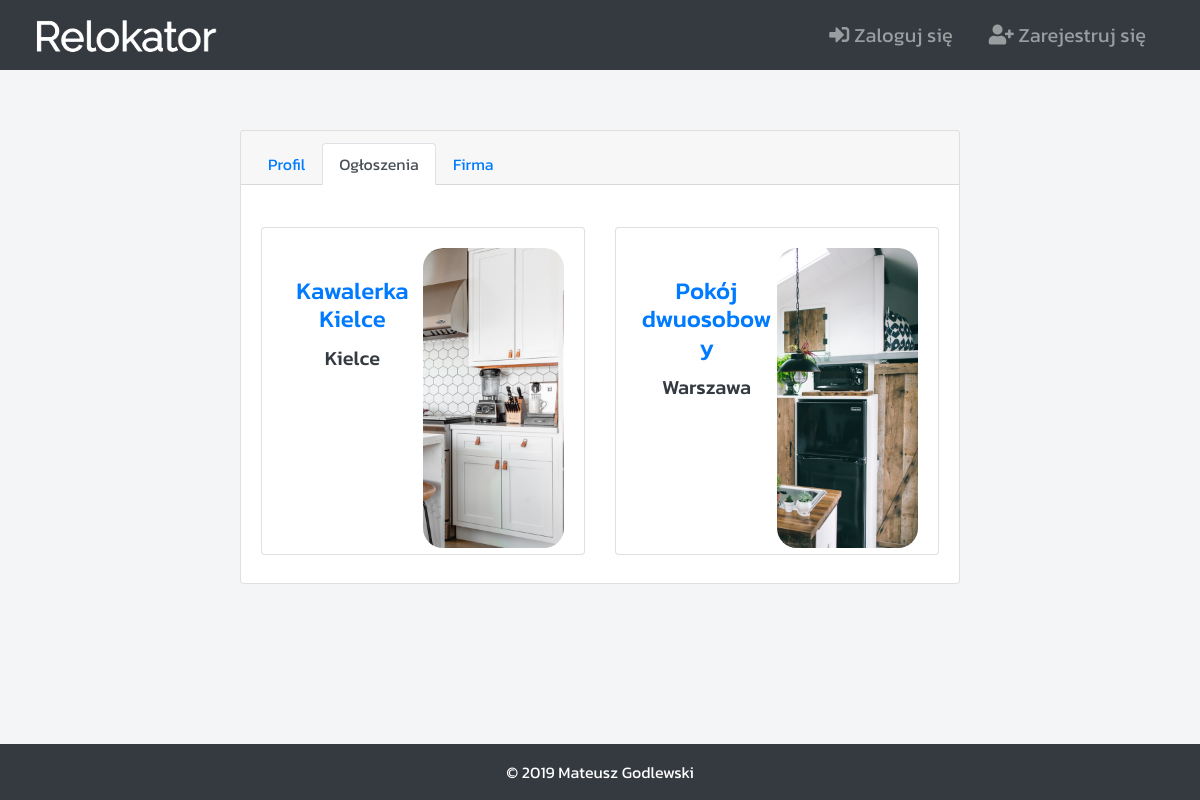
The app's page /accounts/janusz/adverts, older data.
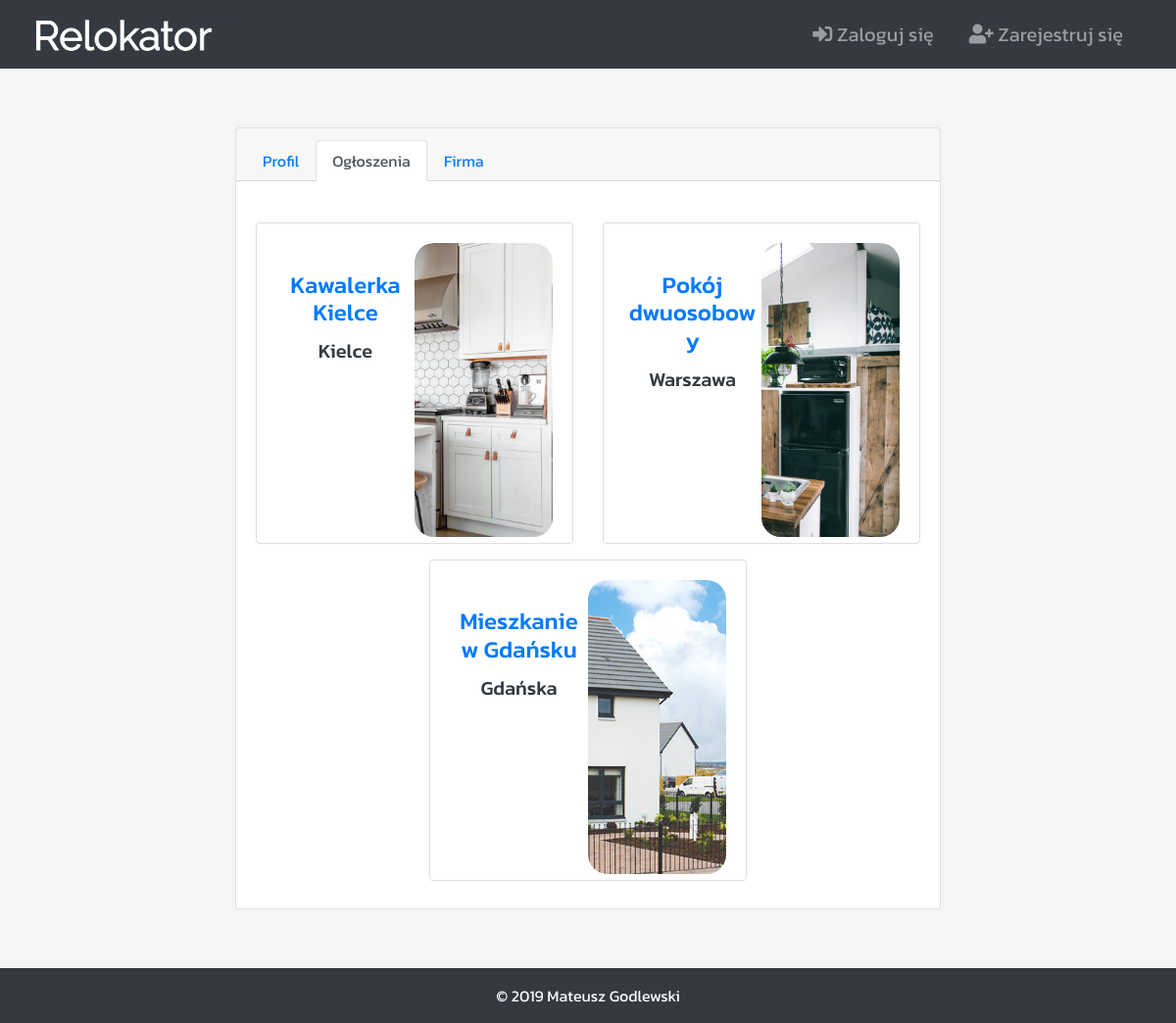
The same page, newer data.
### adverts/models.py (models this page shows, shortened)
class Advert(models.Model):
    objects = AdvertManager()   # advert manager, used for search
    location = GoogleMaps()     # adver google maps location object
    CATEGORY_CHOICES = (
        ("Dom", "Dom"),
        ("Mieszkanie", "Mieszkanie"),
        ("Pokój", "Pokój"),
    )
    TYPE_CHOICES = (
        ("Wynajem", "Wynajem"),
        ("Sprzedaż", "Sprzedaż")
    )
    slug = models.SlugField(null=True, blank=True)
    user = models.ForeignKey(User, default=1, null=True, on_delete=models.CASCADE)
    title = models.CharField(max_length=120, verbose_name="Tytuł")
    content = models.TextField(null=True, blank=True, verbose_name="Opis")
    category = models.CharField(max_length=10, choices=CATEGORY_CHOICES, verbose_name="Kategoria")
    advert_type = models.CharField(max_length=10, choices=TYPE_CHOICES, verbose_name="Typ")
    create_date = models.DateTimeField(default=timezone.now)
    furnished = models.BooleanField(default=False, verbose_name="Umeblowanie")
    city = models.CharField(max_length=100, blank=False, verbose_name="Miasto")
    address = models.CharField(max_length=100, blank=False, verbose_name="Adres")
    price = models.PositiveIntegerField(blank=False, null=False, verbose_name="Cena")
    image = models.ImageField(upload_to="images/", blank=True, null=True, verbose_name="Zdjęcia")
    map_url = models.CharField(max_length=200, default="") # google maps url
    map_coord_x = models.FloatField(default=0)  # longitude
    map_coord_y = models.FloatField(default=0)  # latitude

### accounts/views.py (the view)
# urls.py: path("<str:account_id>/adverts", account_adverts_view),
def account_adverts_view(request, account_id: str):
    template_name = "accounts/account-adverts.html"
    account = Account.objects.get(username=account_id)
    adverts = Advert.objects.filter(Q(user=account))
    context = { "username": account_id, "object_list": adverts }
    return render(request, template_name, context)

### adverts/models.py (called while the page is built)
    def get_queryset(self):
        return AdvertQuerySet(self.model, using=self._db)

### accounts/templates/accounts/account-adverts.html (shortened to what this page needs)
{% extends "website/base.html" %}
{% block content %}
    <div id="account-info-card" class="card text-center">
        <div class="card-header">
            <ul class="nav nav-tabs card-header-tabs">
                <li class="nav-item">
                    <a class="nav-link" href="info">Profil</a>
                </li>
                <li class="nav-item">
                    <a class="nav-link active" href="adverts">Ogłoszenia</a>
                </li>
                <li class="nav-item">
                    <a class="nav-link" href="companies">Firma</a>
                </li>
            </ul>
        </div>
        <div class="card-body" style="margin-top:2%">
            {% if object_list %}
                <div class="row">
                    {% for object in object_list %}
                        {% include "adverts/adverts-inline.html" with advert=object truncate=True detail=False settings=True%}
                    {% endfor %}
                </div>
            {% else %}
                <h3 class="text-center"><b>Brak ogłoszeń</b></h3></br>
                {% if request.user.username == username %}
                    <center><a class="btn btn-info" href="/adverts/new">Stwórz ogłoszenie</a></center>
                {% endif %}
            {% endif %}
        </div>
    </div>
{% endblock  %}

### adverts/templates/adverts/adverts-inline.html
<div class = "col-12 col-md-6 mx-auto mb-2 mt-2">
    <div class = "card">
        <a id="advert-inline" href="/adverts/{{advert.id}}">
            <div class = "card-body">
                <div id="advert-inline-title">
                    <h4 class="card-title text-center" style=>{{advert.title}}</h4>
                    <h5 class="card-text text-center text-dark">{{advert.city}}</h5>
                </div>
                {% if advert.image %}
                    <div id="advert-inline-image"><img src="{{advert.image.url}}" height="300", align="right"></div>
                {% endif %}
            </div>
        </a>
    </div>
</div>

Row changes from the older to the newer data that the page shows:
added Advert: title "Mieszkanie w Gdańsku", city "Gdańska", image (picture)
